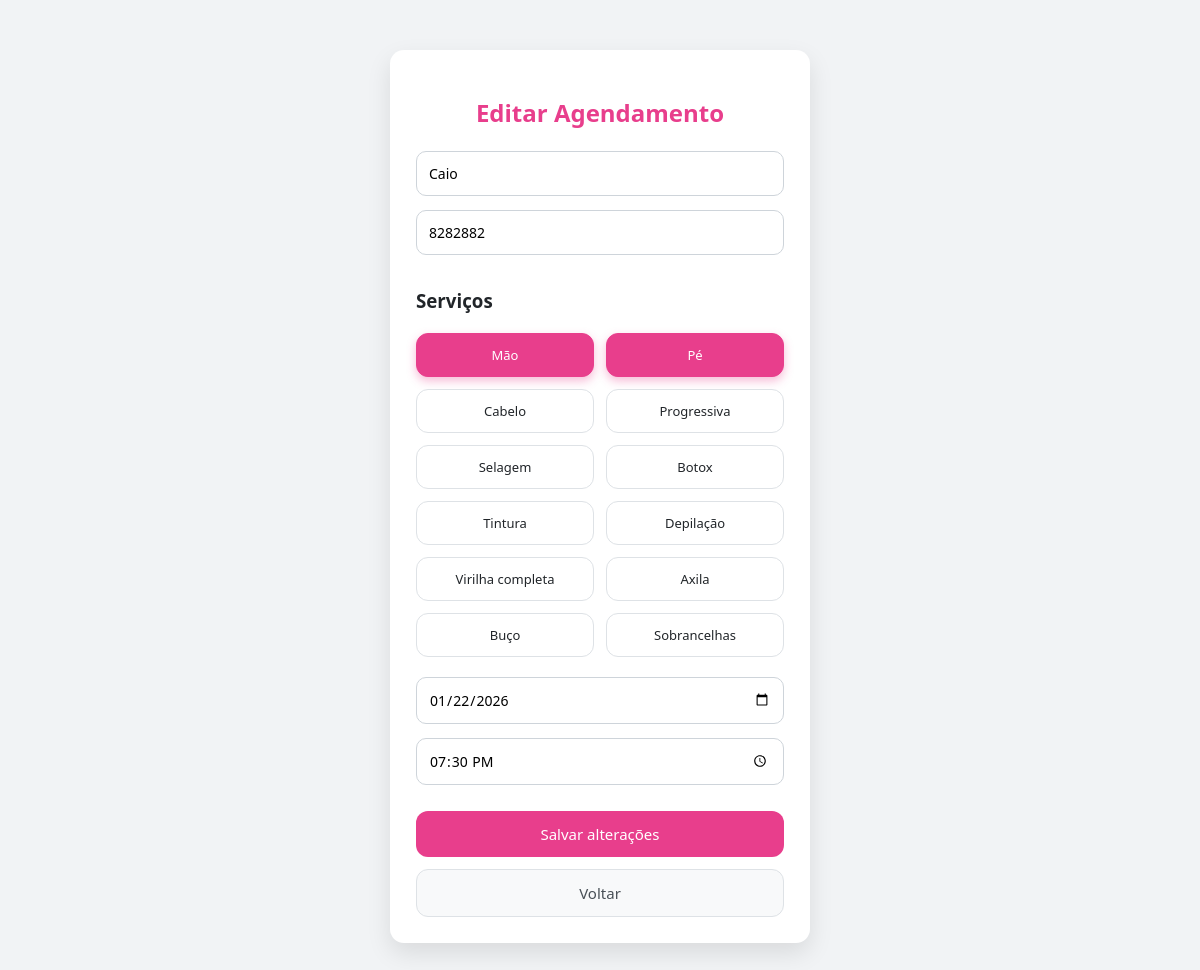
The page /editar/8 (signed in) on the database its author committed.
### tables this page shows
CREATE TABLE agendamentos (
    id INTEGER PRIMARY KEY AUTOINCREMENT,
    nome TEXT NOT NULL,
    telefone TEXT NOT NULL,
    servico TEXT NOT NULL,
    data TEXT NOT NULL,
    horario TEXT NOT NULL
);

### salao.py (the view, shortened to what this page needs)
@app.route("/editar/<int:id>", methods=["GET", "POST"])
def editar(id):
    if not session.get("logado"):
        return redirect("/login")
    conn = conectar()
    cur = conn.cursor()
    cur.execute("SELECT * FROM agendamentos WHERE id=?", (id,))
    agendamento = cur.fetchone()
    conn.close()
    return render_template("editar.html", a=agendamento)

### salao.py (called while the page is built)
def conectar():
    return sqlite3.connect(DB)

### templates/editar.html (shortened to what this page needs)
<!DOCTYPE html>
<html>
<head>
    <link rel="stylesheet" href="/static/style.css">
</head>
<body>
<div class="container">
    <h2>Editar Agendamento</h2>
    <form method="POST">
        <input type="text" name="nome" value="{{ a[1] }}" required>
        <input type="text" name="telefone" value="{{ a[2] }}" required>
        <h3 class="subtitulo">Serviços</h3>
            <div class="servicos">
                {% for s in [
                    "Mão",
                    "Pé",
                    "Cabelo",
                    "Progressiva",
                    "Selagem",
                    "Botox",
                    "Tintura",
                    "Depilação",
                    "Virilha completa",
                    "Axila",
                    "Buço",
                    "Sobrancelhas"
                ] %}
                <label class="servico-item">
                    <span>{{ s }}</span>
                </label>
                {% endfor %}
            </div>
        <input type="date" name="data" value="{{ a[4] }}" required>
        <input type="time" name="horario" value="{{ a[5] }}" required>
        <button class="btn">Salvar alterações</button>
    </form>
    <a href="/lista" class="btn secondary">Voltar</a>
</div>
</body>
</html>

### static/style.css (style rules this page uses)
* { box-sizing: border-box; font-family: system-ui, -apple-system, BlinkMacSystemFont, "Segoe UI", Arial, sans-serif; }
body { margin: 0; background: #f1f3f5; color: #212529; }
.container { max-width: 420px; margin: 50px auto; background: #ffffff; padding: 26px; border-radius: 14px; box-shadow: 0 10px 25px rgba(0,0,0,0.1); }
h2 { text-align: center; margin-bottom: 22px; color: #e83e8c; font-weight: 600; }
input[type="text"], input[type="date"], input[type="time"], input[name="nome"], input[name="telefone"] { width: 100%; padding: 12px; margin-bottom: 14px; border-radius: 10px; border: 1px solid #ced4da; font-size: 14px; }
.servicos { display: grid; grid-template-columns: repeat(2, 1fr); gap: 12px; margin: 20px 0; }
.servico-item { position: relative; cursor: pointer; }
.servico-item span { display: flex; align-items: center; justify-content: center; padding: 12px 8px; border-radius: 12px; border: 1px solid #dee2e6; background: #ffffff; font-size: 13px; text-align: center; transition: all 0.2s ease; }
.servico-item input:checked + span { background: #e83e8c; color: #ffffff; border-color: #e83e8c; box-shadow: 0 4px 10px rgba(232,62,140,0.35); }
.btn { width: 100%; padding: 13px; border-radius: 12px; font-size: 15px; font-weight: 500; border: none; cursor: pointer; text-align: center; text-decoration: none; display: block; margin-top: 12px; transition: all 0.2s ease; }
.btn { background: #e83e8c; color: #ffffff; }
.btn.secondary { background: #f8f9fa; color: #495057; border: 1px solid #dee2e6; }

### rows shown on the page
agendamentos: nome "Caio", telefone "8282882", data "01/22/2026", horario "19:30"

### other values the page prints
{{ s }} "Mão" "Pé" "Cabelo" "Progressiva" "Selagem" "Botox" "Tintura" "Depilação" "Virilha completa" "Axila" "Buço" "Sobrancelhas"
